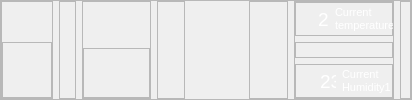
               <widget class="QFrame" name="map_up_3">
                <property name="sizePolicy">
                 <sizepolicy hsizetype="Expanding" vsizetype="Expanding">
                  <horstretch>7</horstretch>
                  <verstretch>5</verstretch>
                 </sizepolicy>
                </property>
                <property name="minimumSize">
                 <size>
                  <width>0</width>
                  <height>85</height>
                 </size>
                </property>
                <property name="styleSheet">
                 <string notr="true">#map_up{


	

	background-color: rgb(0, 0, 0);

	border: none;

}</string>
                </property>
                <property name="frameShape">
                 <enum>QFrame::StyledPanel</enum>
                </property>
                <property name="frameShadow">
                 <enum>QFrame::Raised</enum>
                </property>
                <layout class="QHBoxLayout" name="horizontalLayout_58">
                 <property name="leftMargin">
                  <number>0</number>
                 </property>
                 <property name="topMargin">
                  <number>0</number>
                 </property>
                 <property name="rightMargin">
                  <number>0</number>
                 </property>
                 <property name="bottomMargin">
                  <number>0</number>
                 </property>
                 <item>
                  <widget class="QFrame" name="frame_15">
                   <property name="sizePolicy">
                    <sizepolicy hsizetype="Expanding" vsizetype="Expanding">
                     <horstretch>3</horstretch>
                     <verstretch>3</verstretch>
                    </sizepolicy>
                   </property>
                   <property name="minimumSize">
                    <size>
                     <width>52</width>
                     <height>16</height>
                    </size>
                   </property>
                   <property name="frameShape">
                    <enum>QFrame::StyledPanel</enum>
                   </property>
                   <property name="frameShadow">
                    <enum>QFrame::Raised</enum>
                   </property>
                   <layout class="QVBoxLayout" name="verticalLayout_4">
                    <property name="leftMargin">
                     <number>0</number>
                    </property>
                    <property name="topMargin">
                     <number>0</number>
                    </property>
                    <property name="rightMargin">
                     <number>0</number>
                    </property>
                    <property name="bottomMargin">
                     <number>0</number>
                    </property>
                    <item>
                     <widget class="QPushButton" name="coler_right_4">
                      <property name="sizePolicy">
                       <sizepolicy hsizetype="Expanding" vsizetype="Expanding">
                        <horstretch>3</horstretch>
                        <verstretch>3</verstretch>
                       </sizepolicy>
                      </property>
                      <property name="minimumSize">
                       <size>
                        <width>44</width>
                        <height>16</height>
                       </size>
                      </property>
                      <property name="styleSheet">
                       <string notr="true">
	
	
	
	

image: url(:/images/phptps/AC-left-07.svg);
	background-repeat: none;


	border:none;

</string>
                      </property>
                      <property name="text">
                       <string/>
                      </property>
                     </widget>
                    </item>
                    <item>
                     <widget class="QFrame" name="frame_16">
                      <property name="sizePolicy">
                       <sizepolicy hsizetype="Expanding" vsizetype="Expanding">
                        <horstretch>0</horstretch>
                        <verstretch>5</verstretch>
                       </sizepolicy>
                      </property>
                      <property name="frameShape">
                       <enum>QFrame::StyledPanel</enum>
                      </property>
                      <property name="frameShadow">
                       <enum>QFrame::Raised</enum>
                      </property>
                     </widget>
                    </item>
                   </layout>
                  </widget>
                 </item>
                 <item>
                  <widget class="QFrame" name="frame_3">
                   <property name="sizePolicy">
                    <sizepolicy hsizetype="Expanding" vsizetype="Preferred">
                     <horstretch>3</horstretch>
                     <verstretch>0</verstretch>
                    </sizepolicy>
                   </property>
                   <property name="frameShape">
                    <enum>QFrame::StyledPanel</enum>
                   </property>
                   <property name="frameShadow">
                    <enum>QFrame::Raised</enum>
                   </property>
                  </widget>
                 </item>
                 <item>
                  <widget class="QFrame" name="frame_5">
                   <property name="minimumSize">
                    <size>
                     <width>67</width>
                     <height>29</height>
                    </size>
                   </property>
                   <property name="frameShape">
                    <enum>QFrame::StyledPanel</enum>
                   </property>
                   <property name="frameShadow">
                    <enum>QFrame::Raised</enum>
                   </property>
                   <layout class="QVBoxLayout" name="verticalLayout_3">
                    <property name="leftMargin">
                     <number>0</number>
                    </property>
                    <property name="topMargin">
                     <number>0</number>
                    </property>
                    <property name="rightMargin">
                     <number>0</number>
                    </property>
                    <property name="bottomMargin">
                     <number>0</number>
                    </property>
                    <item>
                     <widget class="QPushButton" name="light_down_4">
                      <property name="sizePolicy">
                       <sizepolicy hsizetype="Expanding" vsizetype="Expanding">
                        <horstretch>3</horstretch>
                        <verstretch>4</verstretch>
                       </sizepolicy>
                      </property>
                      <property name="minimumSize">
                       <size>
                        <width>67</width>
                        <height>29</height>
                       </size>
                      </property>
                      <property name="font">
                       <font>
                        <pointsize>8</pointsize>
                       </font>
                      </property>
                      <property name="styleSheet">
                       <string notr="true">
	
	
	
	
image: url(:/images/phptps/lamp-barax-07.svg);
	background-repeat: none;
	
	
	border:none;
</string>
                      </property>
                      <property name="text">
                       <string notr="true"/>
                      </property>
                      <property name="autoDefault">
                       <bool>false</bool>
                      </property>
                      <property name="default">
                       <bool>false</bool>
                      </property>
                      <property name="flat">
                       <bool>false</bool>
                      </property>
                     </widget>
                    </item>
                    <item>
                     <widget class="QFrame" name="frame_6">
                      <property name="sizePolicy">
                       <sizepolicy hsizetype="Expanding" vsizetype="Expanding">
                        <horstretch>0</horstretch>
                        <verstretch>5</verstretch>
                       </sizepolicy>
                      </property>
                      <property name="frameShape">
                       <enum>QFrame::StyledPanel</enum>
                      </property>
                      <property name="frameShadow">
                       <enum>QFrame::Raised</enum>
                      </property>
                     </widget>
                    </item>
                   </layout>
                  </widget>
                 </item>
                 <item>
                  <widget class="QFrame" name="frame_46">
                   <property name="sizePolicy">
                    <sizepolicy hsizetype="Expanding" vsizetype="Expanding">
                     <horstretch>5</horstretch>
                     <verstretch>6</verstretch>
                    </sizepolicy>
                   </property>
                   <property name="minimumSize">
                    <size>
                     <width>14</width>
                     <height>0</height>
                    </size>
                   </property>
                   <property name="maximumSize">
                    <size>
                     <width>136</width>
                     <height>16777215</height>
                    </size>
                   </property>
                   <property name="styleSheet">
                    <string notr="true">#frame_7{
	border:none;

	

}</string>
                   </property>
                   <property name="frameShape">
                    <enum>QFrame::StyledPanel</enum>
                   </property>
                   <property name="frameShadow">
                    <enum>QFrame::Raised</enum>
                   </property>
                   <layout class="QHBoxLayout" name="horizontalLayout_59"/>
                  </widget>
                 </item>
                 <item>
                  <widget class="QPushButton" name="smok_up_3">
                   <property name="sizePolicy">
                    <sizepolicy hsizetype="Expanding" vsizetype="Expanding">
                     <horstretch>9</horstretch>
                     <verstretch>9</verstretch>
                    </sizepolicy>
                   </property>
                   <property name="minimumSize">
                    <size>
                     <width>52</width>
                     <height>43</height>
                    </size>
                   </property>
                   <property name="font">
                    <font>
                     <pointsize>8</pointsize>
                    </font>
                   </property>
                   <property name="styleSheet">
                    <string notr="true">
	
	
	image: url(:/images/phptps/motion off-01.svg);
	background-repeat: none;

		
margin-bottom:35;
	border:none;
</string>
                   </property>
                   <property name="text">
                    <string notr="true"/>
                   </property>
                   <property name="autoDefault">
                    <bool>false</bool>
                   </property>
                   <property name="default">
                    <bool>false</bool>
                   </property>
                   <property name="flat">
                    <bool>false</bool>
                   </property>
                  </widget>
                 </item>
                 <item>
                  <widget class="QFrame" name="frame">
                   <property name="sizePolicy">
                    <sizepolicy hsizetype="Expanding" vsizetype="Preferred">
                     <horstretch>4</horstretch>
                     <verstretch>0</verstretch>
                    </sizepolicy>
                   </property>
                   <property name="minimumSize">
                    <size>
                     <width>39</width>
                     <height>0</height>
                    </size>
                   </property>
                   <property name="frameShape">
                    <enum>QFrame::StyledPanel</enum>
                   </property>
                   <property name="frameShadow">
                    <enum>QFrame::Raised</enum>
                   </property>
                  </widget>
                 </item>
                 <item>
                  <widget class="QFrame" name="frame_131">
                   <property name="sizePolicy">
                    <sizepolicy hsizetype="Expanding" vsizetype="Expanding">
                     <horstretch>18</horstretch>
                     <verstretch>4</verstretch>
                    </sizepolicy>
                   </property>
                   <property name="minimumSize">
                    <size>
                     <width>99</width>
                     <height>82</height>
                    </size>
                   </property>
                   <property name="maximumSize">
                    <size>
                     <width>16777215</width>
                     <height>16777215</height>
                    </size>
                   </property>
                   <property name="frameShape">
                    <enum>QFrame::StyledPanel</enum>
                   </property>
                   <property name="frameShadow">
                    <enum>QFrame::Raised</enum>
                   </property>
                   <layout class="QVBoxLayout" name="verticalLayout_84">
                    <property name="leftMargin">
                     <number>0</number>
                    </property>
                    <property name="topMargin">
                     <number>0</number>
                    </property>
                    <property name="rightMargin">
                     <number>0</number>
                    </property>
                    <property name="bottomMargin">
                     <number>0</number>
                    </property>
                    <item>
                     <widget class="QFrame" name="frame_134">
                      <property name="sizePolicy">
                       <sizepolicy hsizetype="Expanding" vsizetype="Expanding">
                        <horstretch>3</horstretch>
                        <verstretch>2</verstretch>
                       </sizepolicy>
                      </property>
                      <property name="minimumSize">
                       <size>
                        <width>0</width>
                        <height>29</height>
                       </size>
                      </property>
                      <property name="styleSheet">
                       <string notr="true">#frame_122{
	border:none;


}</string>
                      </property>
                      <property name="frameShape">
                       <enum>QFrame::StyledPanel</enum>
                      </property>
                      <property name="frameShadow">
                       <enum>QFrame::Raised</enum>
                      </property>
                      <layout class="QHBoxLayout" name="horizontalLayout_132">
                       <property name="leftMargin">
                        <number>0</number>
                       </property>
                       <property name="topMargin">
                        <number>0</number>
                       </property>
                       <property name="rightMargin">
                        <number>0</number>
                       </property>
                       <property name="bottomMargin">
                        <number>0</number>
                       </property>
                       <item>
                        <widget class="QLabel" name="temp_image_down_57">
                         <property name="sizePolicy">
                          <sizepolicy hsizetype="Expanding" vsizetype="Expanding">
                           <horstretch>2</horstretch>
                           <verstretch>5</verstretch>
                          </sizepolicy>
                         </property>
                         <property name="minimumSize">
                          <size>
                           <width>16</width>
                           <height>23</height>
                          </size>
                         </property>
                         <property name="styleSheet">
                          <string notr="true">
image: url(:/images/phptps/temp-02-02.svg);
</string>
                         </property>
                         <property name="text">
                          <string/>
                         </property>
                        </widget>
                       </item>
                       <item alignment="Qt::AlignHCenter">
                        <widget class="QLabel" name="temp_down_46">
                         <property name="sizePolicy">
                          <sizepolicy hsizetype="Expanding" vsizetype="Expanding">
                           <horstretch>3</horstretch>
                           <verstretch>2</verstretch>
                          </sizepolicy>
                         </property>
                         <property name="minimumSize">
                          <size>
                           <width>11</width>
                           <height>18</height>
                          </size>
                         </property>
                         <property name="font">
                          <font>
                           <pointsize>-1</pointsize>
                           <weight>50</weight>
                           <italic>false</italic>
                           <bold>false</bold>
                          </font>
                         </property>
                         <property name="styleSheet">
                          <string notr="true">#temp_down_46{
	 color: white;
   	font:19px;

}


</string>
                         </property>
                         <property name="text">
                          <string>23</string>
                         </property>
                         <property name="textFormat">
                          <enum>Qt::PlainText</enum>
                         </property>
                         <property name="wordWrap">
                          <bool>false</bool>
                         </property>
                         <property name="margin">
                          <number>0</number>
                         </property>
                         <property name="openExternalLinks">
                          <bool>false</bool>
                         </property>
                        </widget>
                       </item>
                       <item>
                        <widget class="QLabel" name="curent_temp_label_51">
                         <property name="sizePolicy">
                          <sizepolicy hsizetype="Expanding" vsizetype="Expanding">
                           <horstretch>9</horstretch>
                           <verstretch>2</verstretch>
                          </sizepolicy>
                         </property>
                         <property name="minimumSize">
                          <size>
                           <width>72</width>
                           <height>29</height>
                          </size>
                         </property>
                         <property name="font">
                          <font>
                           <pointsize>8</pointsize>
                          </font>
                         </property>
                         <property name="styleSheet">
                          <string notr="true">
	
	color: white;
	
</string>
                         </property>
                         <property name="text">
                          <string>Current 
temperature1</string>
                         </property>
                        </widget>
                       </item>
                      </layout>
                     </widget>
                    </item>
                    <item>
                     <widget class="QFrame" name="temp_linne_down_19">
                      <property name="sizePolicy">
                       <sizepolicy hsizetype="Expanding" vsizetype="Fixed">
                        <horstretch>9</horstretch>
                        <verstretch>1</verstretch>
                       </sizepolicy>
                      </property>
                      <property name="minimumSize">
                       <size>
                        <width>0</width>
                        <height>0</height>
                       </size>
                      </property>
                      <property name="styleSheet">
                       <string notr="true">#temp_linne_down{
	
	
	border:none;
	
	
	
	
	
	
}</string>
                      </property>
                      <property name="frameShape">
                       <enum>QFrame::StyledPanel</enum>
                      </property>
                      <property name="frameShadow">
                       <enum>QFrame::Raised</enum>
                      </property>
                      <layout class="QVBoxLayout" name="verticalLayout_85">
                       <property name="spacing">
                        <number>6</number>
                       </property>
                       <property name="leftMargin">
                        <number>0</number>
                       </property>
                       <property name="topMargin">
                        <number>0</number>
                       </property>
                       <property name="rightMargin">
                        <number>0</number>
                       </property>
                       <property name="bottomMargin">
                        <number>0</number>
                       </property>
                       <item>
                        <widget class="QLabel" name="line_temp_17">
                         <property name="sizePolicy">
                          <sizepolicy hsizetype="Expanding" vsizetype="Expanding">
                           <horstretch>7</horstretch>
                           <verstretch>7</verstretch>
                          </sizepolicy>
                         </property>
                         <property name="minimumSize">
                          <size>
                           <width>84</width>
                           <height>3</height>
                          </size>
                         </property>
                         <property name="styleSheet">
                          <string notr="true">
	
	border:none;
	
	image: url(:/images/phptps/line kutah-02-02.svg);

</string>
                         </property>
                         <property name="text">
                          <string/>
                         </property>
                         <property name="indent">
                          <number>-1</number>
                         </property>
                         <property name="textInteractionFlags">
                          <set>Qt::LinksAccessibleByMouse</set>
                         </property>
                        </widget>
                       </item>
                      </layout>
                     </widget>
                    </item>
                    <item>
                     <widget class="QFrame" name="frame_135">
                      <property name="sizePolicy">
                       <sizepolicy hsizetype="Expanding" vsizetype="Expanding">
                        <horstretch>3</horstretch>
                        <verstretch>2</verstretch>
                       </sizepolicy>
                      </property>
                      <property name="minimumSize">
                       <size>
                        <width>0</width>
                        <height>31</height>
                       </size>
                      </property>
                      <property name="styleSheet">
                       <string notr="true">#frame_10{

	border:none;
	

}</string>
                      </property>
                      <property name="frameShape">
                       <enum>QFrame::StyledPanel</enum>
                      </property>
                      <property name="frameShadow">
                       <enum>QFrame::Raised</enum>
                      </property>
                      <layout class="QHBoxLayout" name="horizontalLayout_133">
                       <property name="leftMargin">
                        <number>0</number>
                       </property>
                       <property name="topMargin">
                        <number>0</number>
                       </property>
                       <property name="rightMargin">
                        <number>0</number>
                       </property>
                       <property name="bottomMargin">
                        <number>0</number>
                       </property>
                       <item>
                        <widget class="QLabel" name="temp_image_down_58">
                         <property name="sizePolicy">
                          <sizepolicy hsizetype="Expanding" vsizetype="Expanding">
                           <horstretch>2</horstretch>
                           <verstretch>5</verstretch>
                          </sizepolicy>
                         </property>
                         <property name="minimumSize">
                          <size>
                           <width>18</width>
                           <height>16</height>
                          </size>
                         </property>
                         <property name="styleSheet">
                          <string notr="true">#temp_image_down_58{

	image: url(:/images/phptps/humudity-02-02.svg);
	
}
</string>
                         </property>
                         <property name="text">
                          <string/>
                         </property>
                        </widget>
                       </item>
                       <item alignment="Qt::AlignHCenter">
                        <widget class="QLabel" name="temp_down_47">
                         <property name="sizePolicy">
                          <sizepolicy hsizetype="Expanding" vsizetype="Expanding">
                           <horstretch>3</horstretch>
                           <verstretch>2</verstretch>
                          </sizepolicy>
                         </property>
                         <property name="minimumSize">
                          <size>
                           <width>11</width>
                           <height>16</height>
                          </size>
                         </property>
                         <property name="font">
                          <font>
                           <pointsize>-1</pointsize>
                           <weight>50</weight>
                           <italic>false</italic>
                           <bold>false</bold>
                          </font>
                         </property>
                         <property name="styleSheet">
                          <string notr="true">#temp_down_47{
	 color: white;
   	font:19px;

}


</string>
                         </property>
                         <property name="text">
                          <string>23</string>
                         </property>
                         <property name="textFormat">
                          <enum>Qt::PlainText</enum>
                         </property>
                         <property name="wordWrap">
                          <bool>false</bool>
                         </property>
                         <property name="margin">
                          <number>0</number>
                         </property>
                         <property name="openExternalLinks">
                          <bool>false</bool>
                         </property>
                        </widget>
                       </item>
                       <item>
                        <widget class="QLabel" name="curent_temp_label_52">
                         <property name="sizePolicy">
                          <sizepolicy hsizetype="Expanding" vsizetype="Expanding">
                           <horstretch>9</horstretch>
                           <verstretch>2</verstretch>
                          </sizepolicy>
                         </property>
                         <property name="minimumSize">
                          <size>
                           <width>50</width>
                           <height>31</height>
                          </size>
                         </property>
                         <property name="font">
                          <font>
                           <pointsize>8</pointsize>
                          </font>
                         </property>
                         <property name="tabletTracking">
                          <bool>false</bool>
                         </property>
                         <property name="focusPolicy">
                          <enum>Qt::NoFocus</enum>
                         </property>
                         <property name="styleSheet">
                          <string notr="true">
	
	color: white;
	
</string>
                         </property>
                         <property name="text">
                          <string>Current 
Humidity1</string>
                         </property>
                        </widget>
                       </item>
                      </layout>
                     </widget>
                    </item>
                   </layout>
                  </widget>
                 </item>
                 <item>
                  <widget class="QFrame" name="frame_107">
                   <property name="sizePolicy">
                    <sizepolicy hsizetype="Expanding" vsizetype="Expanding">
                     <horstretch>2</horstretch>
                     <verstretch>6</verstretch>
                    </sizepolicy>
                   </property>
                   <property name="minimumSize">
                    <size>
                     <width>10</width>
                     <height>0</height>
                    </size>
                   </property>
                   <property name="frameShape">
                    <enum>QFrame::StyledPanel</enum>
                   </property>
                   <property name="frameShadow">
                    <enum>QFrame::Raised</enum>
                   </property>
                  </widget>
                 </item>
                </layout>
               </widget>
